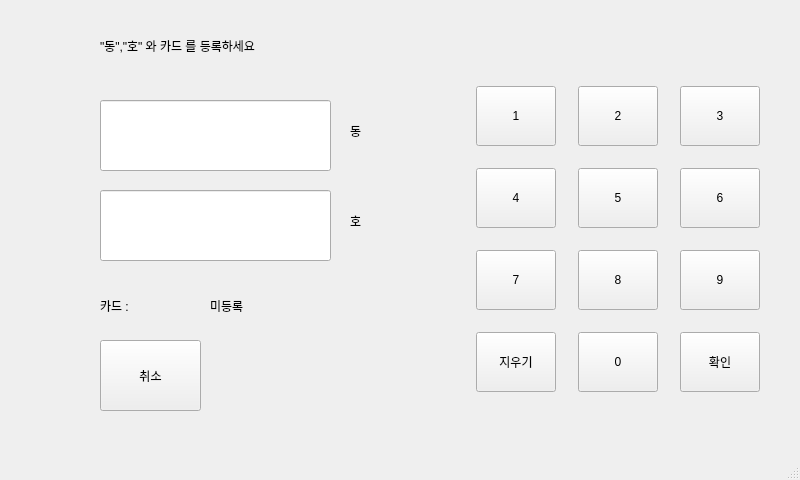
<?xml version="1.0" encoding="UTF-8"?>
<ui version="4.0">
 <class>MainWindow</class>
 <widget class="QMainWindow" name="MainWindow">
  <property name="geometry">
   <rect>
    <x>0</x>
    <y>0</y>
    <width>800</width>
    <height>480</height>
   </rect>
  </property>
  <property name="windowTitle">
   <string>MainWindow</string>
  </property>
  <widget class="QWidget" name="centralwidget">
   <widget class="QWidget" name="gridLayoutWidget">
    <property name="geometry">
     <rect>
      <x>460</x>
      <y>70</y>
      <width>317</width>
      <height>341</height>
     </rect>
    </property>
    <layout class="QGridLayout" name="gridLayout">
     <item row="0" column="0">
      <widget class="QPushButton" name="pb_1">
       <property name="minimumSize">
        <size>
         <width>45</width>
         <height>45</height>
        </size>
       </property>
       <property name="maximumSize">
        <size>
         <width>80</width>
         <height>60</height>
        </size>
       </property>
       <property name="styleSheet">
        <string notr="true">font: italic 28pt &quot;PibotoLt&quot;;</string>
       </property>
       <property name="text">
        <string>1</string>
       </property>
      </widget>
     </item>
     <item row="1" column="1">
      <widget class="QPushButton" name="pb_5">
       <property name="enabled">
        <bool>true</bool>
       </property>
       <property name="minimumSize">
        <size>
         <width>45</width>
         <height>45</height>
        </size>
       </property>
       <property name="maximumSize">
        <size>
         <width>80</width>
         <height>60</height>
        </size>
       </property>
       <property name="styleSheet">
        <string notr="true">font: italic 28pt &quot;PibotoLt&quot;;</string>
       </property>
       <property name="text">
        <string>5</string>
       </property>
      </widget>
     </item>
     <item row="2" column="0">
      <widget class="QPushButton" name="pb_7">
       <property name="enabled">
        <bool>true</bool>
       </property>
       <property name="minimumSize">
        <size>
         <width>45</width>
         <height>45</height>
        </size>
       </property>
       <property name="maximumSize">
        <size>
         <width>80</width>
         <height>60</height>
        </size>
       </property>
       <property name="styleSheet">
        <string notr="true">font: italic 28pt &quot;PibotoLt&quot;;</string>
       </property>
       <property name="text">
        <string>7</string>
       </property>
      </widget>
     </item>
     <item row="1" column="0">
      <widget class="QPushButton" name="pb_4">
       <property name="enabled">
        <bool>true</bool>
       </property>
       <property name="minimumSize">
        <size>
         <width>45</width>
         <height>45</height>
        </size>
       </property>
       <property name="maximumSize">
        <size>
         <width>80</width>
         <height>60</height>
        </size>
       </property>
       <property name="styleSheet">
        <string notr="true">font: italic 28pt &quot;PibotoLt&quot;;</string>
       </property>
       <property name="text">
        <string>4</string>
       </property>
      </widget>
     </item>
     <item row="3" column="0">
      <widget class="QPushButton" name="pb_delete">
       <property name="enabled">
        <bool>true</bool>
       </property>
       <property name="minimumSize">
        <size>
         <width>45</width>
         <height>45</height>
        </size>
       </property>
       <property name="maximumSize">
        <size>
         <width>80</width>
         <height>60</height>
        </size>
       </property>
       <property name="styleSheet">
        <string notr="true">font: italic 14pt &quot;PibotoLt&quot;;</string>
       </property>
       <property name="text">
        <string>지우기</string>
       </property>
      </widget>
     </item>
     <item row="2" column="1">
      <widget class="QPushButton" name="pb_8">
       <property name="enabled">
        <bool>true</bool>
       </property>
       <property name="minimumSize">
        <size>
         <width>45</width>
         <height>45</height>
        </size>
       </property>
       <property name="maximumSize">
        <size>
         <width>80</width>
         <height>60</height>
        </size>
       </property>
       <property name="styleSheet">
        <string notr="true">font: italic 28pt &quot;PibotoLt&quot;;</string>
       </property>
       <property name="text">
        <string>8</string>
       </property>
      </widget>
     </item>
     <item row="3" column="1">
      <widget class="QPushButton" name="pb_0">
       <property name="enabled">
        <bool>true</bool>
       </property>
       <property name="minimumSize">
        <size>
         <width>45</width>
         <height>45</height>
        </size>
       </property>
       <property name="maximumSize">
        <size>
         <width>80</width>
         <height>60</height>
        </size>
       </property>
       <property name="styleSheet">
        <string notr="true">font: italic 28pt &quot;PibotoLt&quot;;</string>
       </property>
       <property name="text">
        <string>0</string>
       </property>
      </widget>
     </item>
     <item row="1" column="2">
      <widget class="QPushButton" name="pb_6">
       <property name="enabled">
        <bool>true</bool>
       </property>
       <property name="minimumSize">
        <size>
         <width>45</width>
         <height>45</height>
        </size>
       </property>
       <property name="maximumSize">
        <size>
         <width>80</width>
         <height>60</height>
        </size>
       </property>
       <property name="styleSheet">
        <string notr="true">font: italic 28pt &quot;PibotoLt&quot;;</string>
       </property>
       <property name="text">
        <string>6</string>
       </property>
      </widget>
     </item>
     <item row="0" column="2">
      <widget class="QPushButton" name="pb_3">
       <property name="enabled">
        <bool>true</bool>
       </property>
       <property name="minimumSize">
        <size>
         <width>45</width>
         <height>45</height>
        </size>
       </property>
       <property name="maximumSize">
        <size>
         <width>80</width>
         <height>60</height>
        </size>
       </property>
       <property name="styleSheet">
        <string notr="true">font: italic 28pt &quot;PibotoLt&quot;;</string>
       </property>
       <property name="text">
        <string>3</string>
       </property>
      </widget>
     </item>
     <item row="0" column="1">
      <widget class="QPushButton" name="pb_2">
       <property name="enabled">
        <bool>true</bool>
       </property>
       <property name="minimumSize">
        <size>
         <width>45</width>
         <height>45</height>
        </size>
       </property>
       <property name="maximumSize">
        <size>
         <width>80</width>
         <height>60</height>
        </size>
       </property>
       <property name="styleSheet">
        <string notr="true">font: italic 28pt &quot;PibotoLt&quot;;</string>
       </property>
       <property name="text">
        <string>2</string>
       </property>
      </widget>
     </item>
     <item row="2" column="2">
      <widget class="QPushButton" name="pb_9">
       <property name="enabled">
        <bool>true</bool>
       </property>
       <property name="minimumSize">
        <size>
         <width>45</width>
         <height>45</height>
        </size>
       </property>
       <property name="maximumSize">
        <size>
         <width>80</width>
         <height>60</height>
        </size>
       </property>
       <property name="styleSheet">
        <string notr="true">font: italic 28pt &quot;PibotoLt&quot;;</string>
       </property>
       <property name="text">
        <string>9</string>
       </property>
      </widget>
     </item>
     <item row="3" column="2">
      <widget class="QPushButton" name="pb_check">
       <property name="enabled">
        <bool>true</bool>
       </property>
       <property name="minimumSize">
        <size>
         <width>45</width>
         <height>45</height>
        </size>
       </property>
       <property name="maximumSize">
        <size>
         <width>80</width>
         <height>60</height>
        </size>
       </property>
       <property name="styleSheet">
        <string notr="true">font: italic 14pt &quot;PibotoLt&quot;;</string>
       </property>
       <property name="text">
        <string>확인</string>
       </property>
      </widget>
     </item>
    </layout>
   </widget>
   <widget class="QLabel" name="label">
    <property name="geometry">
     <rect>
      <x>100</x>
      <y>20</y>
      <width>471</width>
      <height>51</height>
     </rect>
    </property>
    <property name="styleSheet">
     <string notr="true">font: italic 22pt &quot;PibotoLt&quot;;</string>
    </property>
    <property name="text">
     <string>&quot;동&quot;,&quot;호&quot; 와 카드 를 등록하세요</string>
    </property>
   </widget>
   <widget class="QLabel" name="lb_dong">
    <property name="geometry">
     <rect>
      <x>350</x>
      <y>110</y>
      <width>41</width>
      <height>41</height>
     </rect>
    </property>
    <property name="styleSheet">
     <string notr="true">font: italic 28pt &quot;PibotoLt&quot;;</string>
    </property>
    <property name="text">
     <string>동</string>
    </property>
   </widget>
   <widget class="QLabel" name="lb_ho">
    <property name="geometry">
     <rect>
      <x>350</x>
      <y>200</y>
      <width>41</width>
      <height>41</height>
     </rect>
    </property>
    <property name="styleSheet">
     <string notr="true">font: italic 28pt &quot;PibotoLt&quot;;</string>
    </property>
    <property name="text">
     <string>호</string>
    </property>
   </widget>
   <widget class="QLabel" name="label_4">
    <property name="geometry">
     <rect>
      <x>100</x>
      <y>280</y>
      <width>91</width>
      <height>51</height>
     </rect>
    </property>
    <property name="styleSheet">
     <string notr="true">font: italic 28pt &quot;PibotoLt&quot;;</string>
    </property>
    <property name="text">
     <string>카드 :</string>
    </property>
   </widget>
   <widget class="QLabel" name="lb_cardin">
    <property name="geometry">
     <rect>
      <x>210</x>
      <y>280</y>
      <width>131</width>
      <height>51</height>
     </rect>
    </property>
    <property name="styleSheet">
     <string notr="true">font: italic 28pt &quot;PibotoLt&quot;;</string>
    </property>
    <property name="text">
     <string>미등록</string>
    </property>
   </widget>
   <widget class="QPushButton" name="pb_cancel">
    <property name="geometry">
     <rect>
      <x>100</x>
      <y>340</y>
      <width>101</width>
      <height>71</height>
     </rect>
    </property>
    <property name="styleSheet">
     <string notr="true">font: italic 18pt &quot;PibotoLt&quot;;</string>
    </property>
    <property name="text">
     <string>취소</string>
    </property>
   </widget>
   <widget class="QLineEdit" name="le_dong">
    <property name="geometry">
     <rect>
      <x>100</x>
      <y>100</y>
      <width>231</width>
      <height>71</height>
     </rect>
    </property>
    <property name="styleSheet">
     <string notr="true">font: italic 26pt &quot;PibotoLt&quot;;</string>
    </property>
   </widget>
   <widget class="QLineEdit" name="le_ho">
    <property name="geometry">
     <rect>
      <x>100</x>
      <y>190</y>
      <width>231</width>
      <height>71</height>
     </rect>
    </property>
    <property name="styleSheet">
     <string notr="true">font: italic 26pt &quot;PibotoLt&quot;;</string>
    </property>
   </widget>
  </widget>
  <widget class="QMenuBar" name="menubar">
   <property name="geometry">
    <rect>
     <x>0</x>
     <y>0</y>
     <width>800</width>
     <height>27</height>
    </rect>
   </property>
  </widget>
  <widget class="QStatusBar" name="statusbar"/>
 </widget>
 <resources/>
 <connections/>
</ui>
